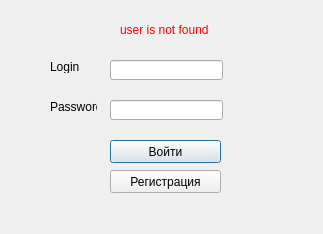
<?xml version="1.0" encoding="UTF-8"?>
<ui version="4.0">
 <class>Dialog</class>
 <widget class="QDialog" name="Dialog">
  <property name="geometry">
   <rect>
    <x>0</x>
    <y>0</y>
    <width>323</width>
    <height>234</height>
   </rect>
  </property>
  <property name="windowTitle">
   <string>Dialog</string>
  </property>
  <widget class="QPushButton" name="pushButton">
   <property name="geometry">
    <rect>
     <x>110</x>
     <y>140</y>
     <width>111</width>
     <height>23</height>
    </rect>
   </property>
   <property name="cursor">
    <cursorShape>ArrowCursor</cursorShape>
   </property>
   <property name="focusPolicy">
    <enum>Qt::ClickFocus</enum>
   </property>
   <property name="text">
    <string>Войти</string>
   </property>
  </widget>
  <widget class="QPushButton" name="pushButton_2">
   <property name="geometry">
    <rect>
     <x>110</x>
     <y>170</y>
     <width>111</width>
     <height>23</height>
    </rect>
   </property>
   <property name="cursor">
    <cursorShape>ArrowCursor</cursorShape>
   </property>
   <property name="focusPolicy">
    <enum>Qt::ClickFocus</enum>
   </property>
   <property name="text">
    <string>Регистрация</string>
   </property>
  </widget>
  <widget class="QLabel" name="label">
   <property name="geometry">
    <rect>
     <x>50</x>
     <y>100</y>
     <width>47</width>
     <height>13</height>
    </rect>
   </property>
   <property name="text">
    <string>Password</string>
   </property>
  </widget>
  <widget class="QLabel" name="label_2">
   <property name="geometry">
    <rect>
     <x>50</x>
     <y>60</y>
     <width>47</width>
     <height>13</height>
    </rect>
   </property>
   <property name="text">
    <string>Login</string>
   </property>
  </widget>
  <widget class="QLineEdit" name="lineEdit">
   <property name="geometry">
    <rect>
     <x>110</x>
     <y>60</y>
     <width>113</width>
     <height>20</height>
    </rect>
   </property>
  </widget>
  <widget class="QLineEdit" name="lineEdit_2">
   <property name="geometry">
    <rect>
     <x>110</x>
     <y>100</y>
     <width>113</width>
     <height>20</height>
    </rect>
   </property>
   <property name="echoMode">
    <enum>QLineEdit::Password</enum>
   </property>
  </widget>
  <widget class="QLabel" name="not_found">
   <property name="geometry">
    <rect>
     <x>120</x>
     <y>20</y>
     <width>111</width>
     <height>20</height>
    </rect>
   </property>
   <property name="styleSheet">
    <string notr="true">color: red
</string>
   </property>
   <property name="text">
    <string>user is not found</string>
   </property>
  </widget>
 </widget>
 <resources/>
 <connections/>
</ui>
